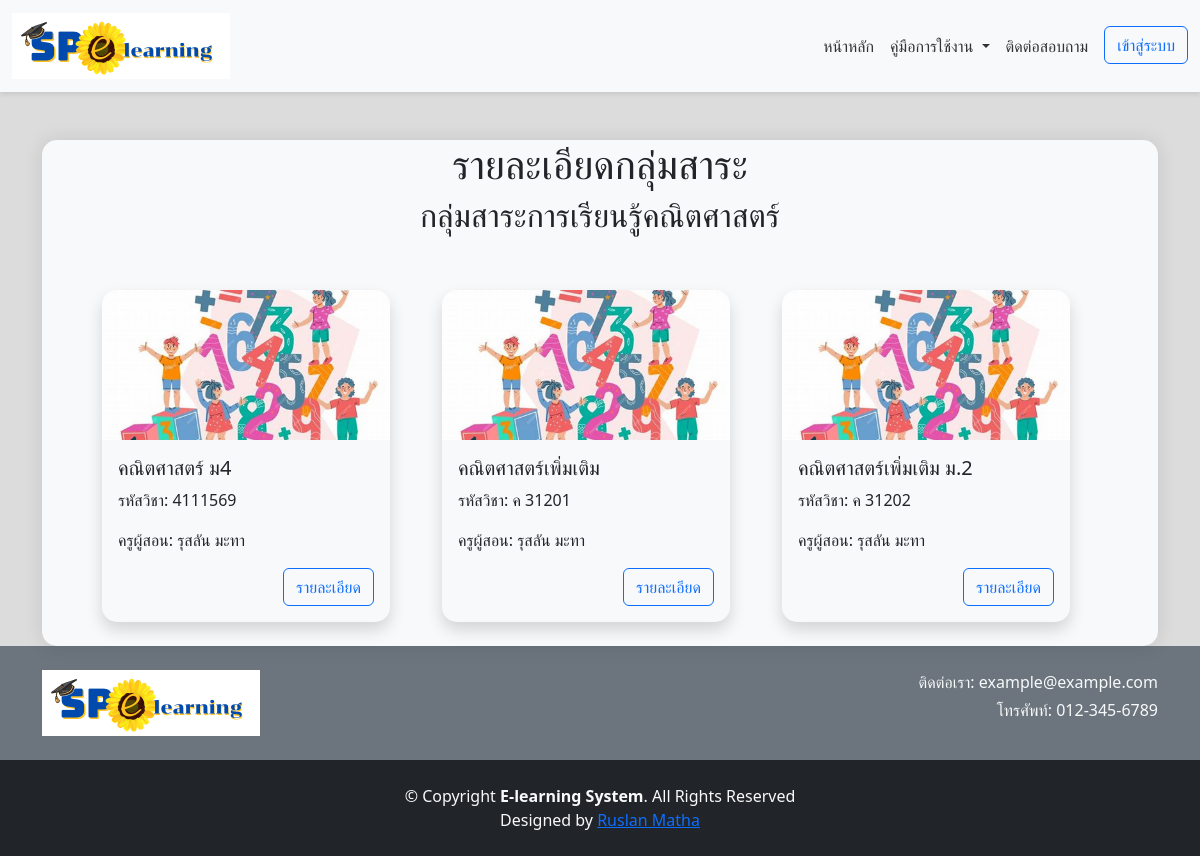
Screenshot of /student/group_details.php?group_id=2 with the database file from the repository.
### tables this page shows
CREATE TABLE `learning_subject_group` (
  `group_id` int(11) NOT NULL,
  `group_name` varchar(255) NOT NULL
);

CREATE TABLE `courses` (
  `c_id` int(11) NOT NULL,
  `course_name` varchar(255) NOT NULL,
  `description` text NOT NULL,
  `teacher_id` int(11) NOT NULL DEFAULT 1,
  `created_at` datetime NOT NULL,
  `updated_at` datetime NOT NULL,
  `c_img` varchar(255) NOT NULL,
  `course_code` varchar(255) NOT NULL,
  `group_id` int(11) DEFAULT NULL,
  `is_open` tinyint(1) DEFAULT 1,
  `access_code` varchar(255) DEFAULT NULL
);

CREATE TABLE `teachers` (
  `t_id` int(11) NOT NULL,
  `username` varchar(255) NOT NULL,
  `password` varchar(255) NOT NULL,
  `first_name` varchar(255) NOT NULL,
  `last_name` varchar(255) NOT NULL,
  `email` varchar(255) NOT NULL,
  `group_id` int(11) DEFAULT NULL,
  `image_id` int(11) DEFAULT NULL
);

### student/group_details.php (the view, shortened to what this page needs)
<?php
include('../connections/connection.php');
if (isset($_GET['group_id'])) {
    $group_id = $_GET['group_id'];
    $sql = "SELECT * FROM courses WHERE group_id = :group_id";
    $stmt = $db->prepare($sql);
    $stmt->bindParam(':group_id', $group_id);
    $stmt->execute();
    $group_courses = $stmt->fetchAll(PDO::FETCH_ASSOC);
    $sql_group_name = "SELECT group_name FROM learning_subject_group WHERE group_id = :group_id";
    $stmt_group_name = $db->prepare($sql_group_name);
    $stmt_group_name->bindParam(':group_id', $group_id);
    $stmt_group_name->execute();
    $group_name = $stmt_group_name->fetchColumn();
} else {
    echo "ไม่พบรหัสกลุ่มสาระ";
}
?>
<?php include('../uploads/head.php');?>
<body style="background-color: rgb(220, 220, 220);">
<nav class="navbar navbar-expand-lg navbar-light bg-light navbar-custom sticky-top">
  <div class="container-fluid">
    <a class="navbar-brand navbar-brand-custom" href="../index.php">
      <img src="../uploads/img/logo.png" alt="Logo">
    </a>
    <div class="collapse navbar-collapse justify-content-end" id="navbarNav">
      <ul class="navbar-nav">
        <li class="nav-item">
          <a class="nav-link" href="../index.php">หน้าหลัก</a>
        </li>
        <li class="nav-item dropdown">
          <a class="nav-link dropdown-toggle" href="#" id="navbarDropdownMenuLink" role="button" data-bs-toggle="dropdown" aria-expanded="false">
          คู่มือการใช้งาน
          </a>
        </li>
        <li class="nav-item">
          <a class="nav-link me-2" href="#">ติดต่อสอบถาม</a>
        </li>
        <li class="nav-item">
          <a class="btn btn-outline-primary nav-btn" href="../login.php">เข้าสู่ระบบ</a>
        </li>
      </ul>
    </div>
  </div>
</nav>
    <div class="container  mt-5">
    <div class="card " >
    <h1 class="text-center">รายละเอียดกลุ่มสาระ</h1>
    <h2 class="text-center"><?php echo $group_name; ?></h2>
    <div class="row mt-5 me-5 mx-5">
            <?php foreach ($group_courses as $course): ?>
                <?php if ($course['is_open'] == 1): ?>
              <div class="col-md-4 mb-4">
                  <div class="card border-primary border-3 shadow" style="width: 18rem;">
                      <img src="<?php echo $course['c_img']; ?>" class="card-img-top" alt="Course Image">
                      <div class="card-body">
                          <h5 class="card-title"><?php echo $course['course_name']; ?></h5>
                          <p class="card-text">รหัสวิชา: <?php echo $course['course_code']; ?></p>
                          <?php
                          $teacher_id = $course['teacher_id'];
                          $teacher_stmt = $db->prepare("SELECT * FROM teachers WHERE t_id = :teacher_id");
                          $teacher_stmt->bindParam(':teacher_id', $teacher_id);
                          $teacher_stmt->execute();
                          $teacher = $teacher_stmt->fetch(PDO::FETCH_ASSOC);
                          ?>
                          <p class="card-text">ครูผู้สอน: <?php echo $teacher['first_name']; ?> <?php echo $teacher['last_name']; ?></p>
                          <a href="../login.php" class="btn btn-outline-primary" style="float: right;">รายละเอียด</a>
                      </div>
                  </div>
              </div>
          <?php endif; ?>
            <?php endforeach; ?>
        </div>
    </div>
    </div>
    <footer class="footer bg-secondary text-light py-4">
        <div class="container">
            <div class="row">
                <div class="col-md-6 text-start">
                    <a class="navbar-brand navbar-brand-custom" href="#">
                        <img src="../uploads/img/logo.png" alt="Logo">
                    </a>
                </div>
                <div class="col-md-6 text-end">
                    <p class="mb-1">ติดต่อเรา: example@example.com</p>
                    <p class="mb-0">โทรศัพท์: 012-345-6789</p>
                </div>
            </div>
        </div>
    </footer>
<footer class="footer bg-dark text-light py-4">
    <div class="container text-center">
      &copy; Copyright <strong><span>E-learning System</span></strong>. All Rights Reserved
    </div>
    <div class="credits text-center">
      Designed by <a href="https://web.facebook.com/profile.php?id=100009502864499" target="_blank" >Ruslan Matha</a>
    </div>
</footer>
</body>
</html>

### uploads/head.php (style rules this page uses)
.navbar-custom { background-color: #ffffff; }
.navbar-brand-custom { width: 250px; height: auto; }
.navbar-brand { color: #333; }
.navbar-nav .nav-link { color: #333; }
.navbar.sticky-top { box-shadow: 0px 2px 5px rgba(0, 0, 0, 0.1); }
.card { border-radius: 10px; box-shadow: 0px 4px 8px rgba(0, 0, 0, 0.1); background-color: #f8f9fa; }
.card { border: none; border-radius: 15px; box-shadow: 0px 0px 20px rgba(0, 0, 0, 0.1); transition: all 0.3s ease; }
.card-img-top { border-top-left-radius: 15px; border-top-right-radius: 15px; height: 150px; object-fit: cover; }

### rows the page displays
learning_subject_group: group_name "กลุ่มสาระการเรียนรู้คณิตศาสตร์"
courses: c_img (picture), course_name "คณิตศาสตร์ ม4", course_code "4111569", teacher.first_name "รุสลัน", teacher.last_name "มะทา"
courses: c_img (picture), course_name "คณิตศาสตร์เพิ่มเติม", course_code "ค 31201", teacher.first_name "รุสลัน", teacher.last_name "มะทา"
courses: c_img (picture), course_name "คณิตศาสตร์เพิ่มเติม ม.2", course_code "ค 31202", teacher.first_name "รุสลัน", teacher.last_name "มะทา"
